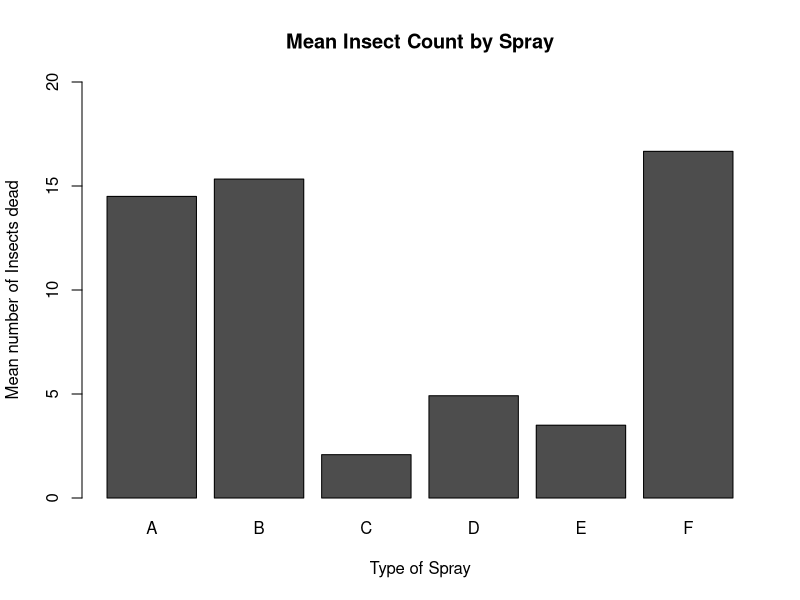

This chart was generated by the following R code:
# R Statistics Essential Training
# Ex06_01
# Creating bar charts of group means
sprays <- InsectSprays
sprays
means <- aggregate(sprays$count ~ sprays$spray , FUN = mean)
tranmeans.data <- t(means[-1])
colnames(tranmeans.data) <- means[,1]
barplot(tranmeans.data, ylim = c(0,20), main = "Mean Insect Count by Spray", xlab = "Type of Spray", ylab ="Mean number of Insects dead")
